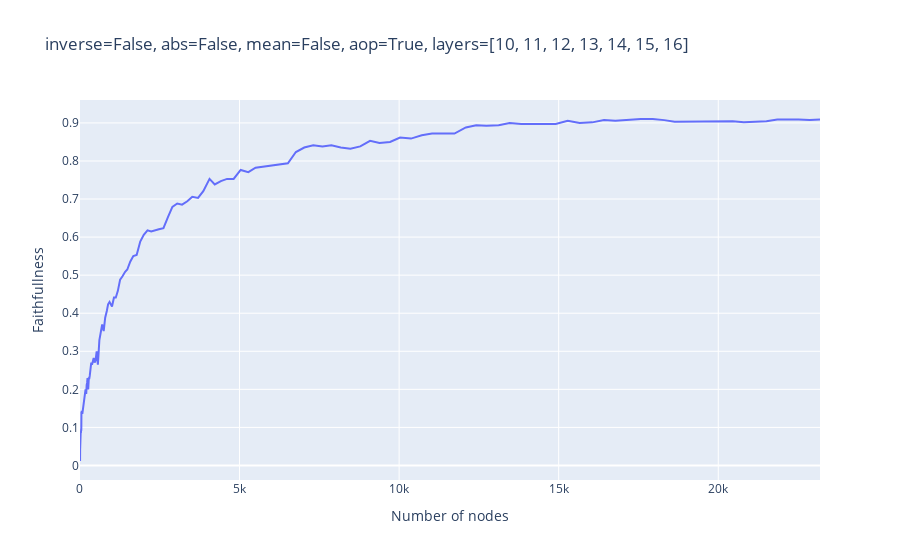

Write notebook code for a chart like this one.
### Code cell
import matplotlib.pyplot as plt
import plotly.express as px

# plt.plot([max(n_nodes_counts) - x for x in n_nodes_counts], ablated_metrics)
# plt.plot(thresholds, ablated_metrics)
# plt.plot(thresholds, ablated_metrics)
# plt.plot(n_nodes_counts, ablated_metrics)
# plt.plot(thresholds, n_nodes_counts)
# plt.xscale("log")
# plt.plot(n_nodes_counts)

# px.line(x=list(range(len(ablated_metrics))), y=ablated_metrics)
# fig = px.line(x=thresholds, y=ablated_metrics)
# fig.update_xaxes(type="log", exponentformat="power")

fig = px.line(x=n_nodes_counts, y=faithfullness, title=f"inverse={inverse}, abs={do_abs}, mean={mean_ablate}, aop={average_over_positions}, layers={layers}")
fig.update_xaxes(title="Number of nodes")
fig.update_yaxes(title="Faithfullness")

fig

### Figure 1 — Plotly figure (JSON) as saved in the notebook; plotly's stock layout.template omitted (floating-point values rounded to 4 significant figures; data arrays with more than 128 entries replaced by an {"elided": "..."} marker saying what was removed)
{"data": [{"hovertemplate": "x=%{x}<br>y=%{y}<extra></extra>", "legendgroup": "", "line": {"color": "#636efa", "dash": "solid"}, "marker": {"symbol": "circle"}, "mode": "lines", "name": "", "orientation": "v", "showlegend": false, "type": "scatter", "x": {"elided": "150 int values"}, "xaxis": "x", "y": {"elided": "150 float values"}, "yaxis": "y"}], "layout": {"legend": {"tracegroupgap": 0}, "title": {"text": "inverse=False, abs=False, mean=False, aop=True, layers=[10, 11, 12, 13, 14, 15, 16]"}, "xaxis": {"anchor": "y", "domain": [0, 1], "title": {"text": "Number of nodes"}}, "yaxis": {"anchor": "x", "domain": [0, 1], "title": {"text": "Faithfullness"}}}}
